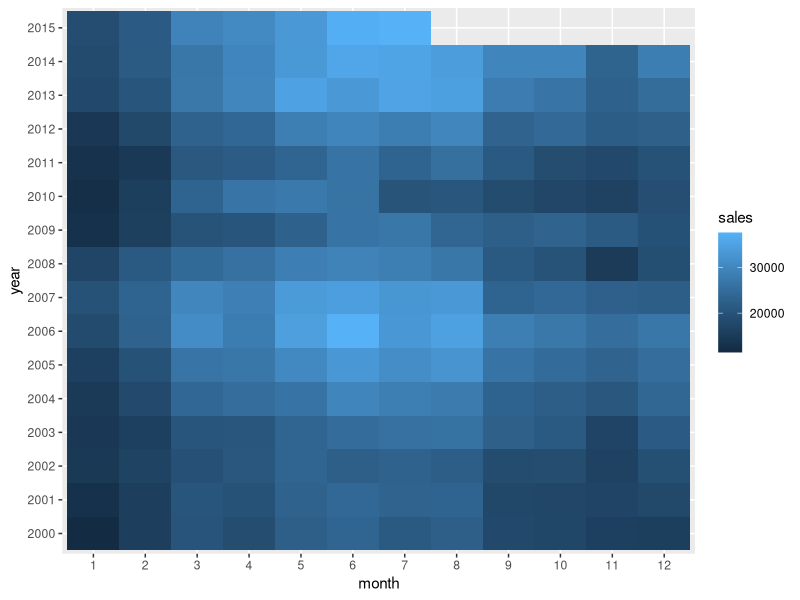

The R script that drew this image:
## ---- chunk 1
knitr::opts_chunk$set(echo = TRUE)
## ---- chunk 2
library(tidyverse)
## ---- chunk 3
txhousing <- txhousing
txhousing %>% 
  mutate_at(vars(year,month), factor) %>% 
  group_by(month, year) %>% 
  summarise(sales = sum(sales, na.rm = TRUE)) %>% 
ggplot( aes(month, year, fill = sales)) +
  geom_tile()
